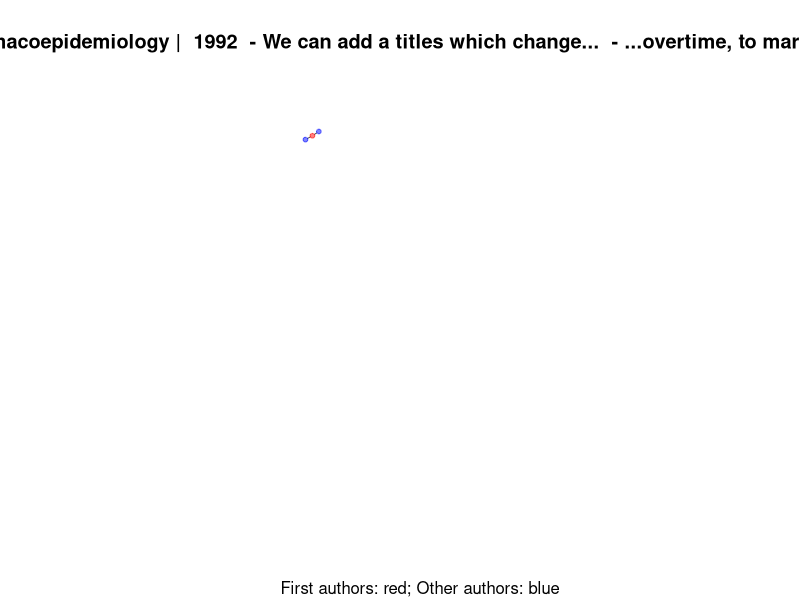
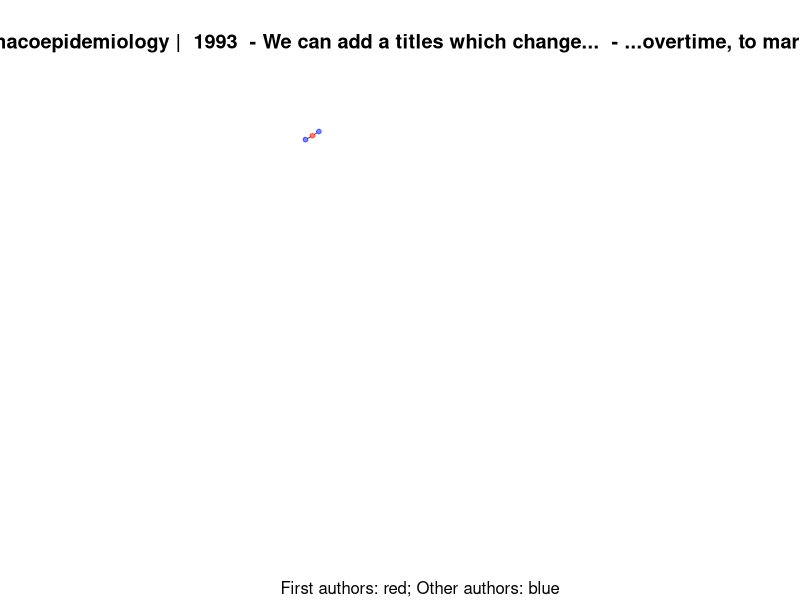
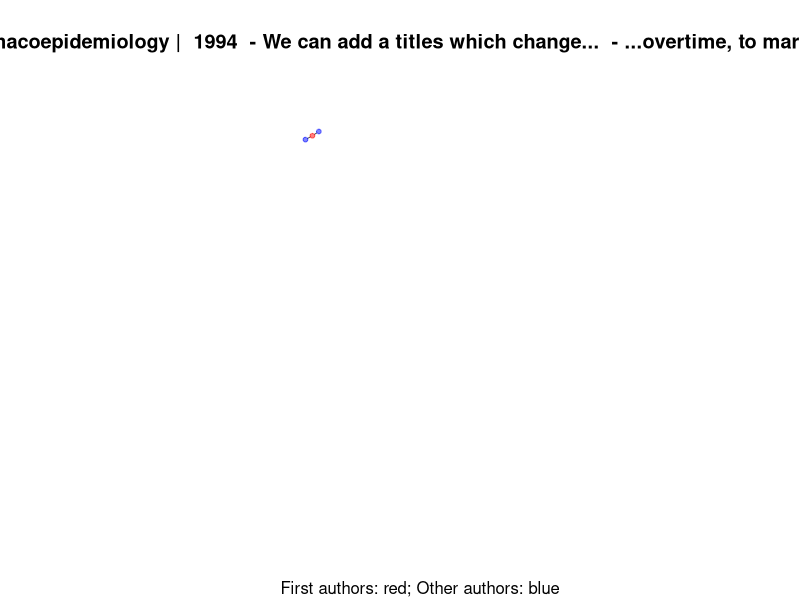
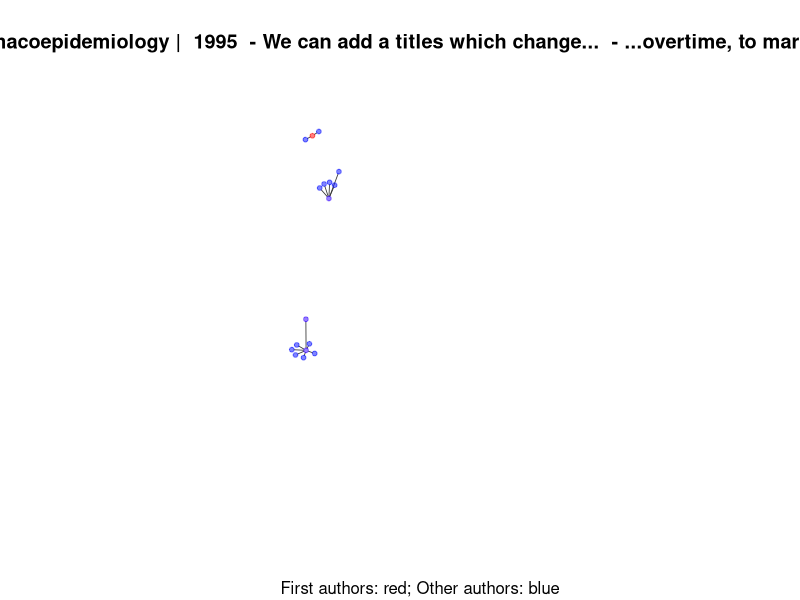
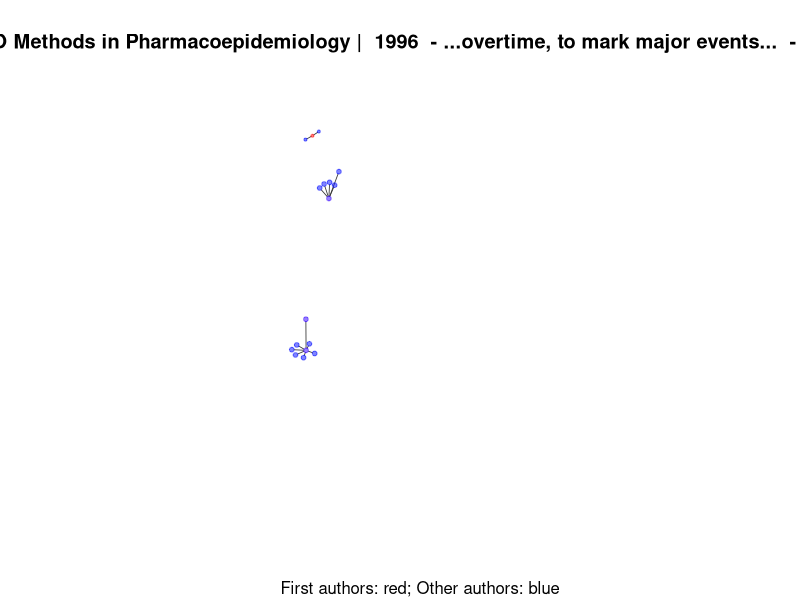
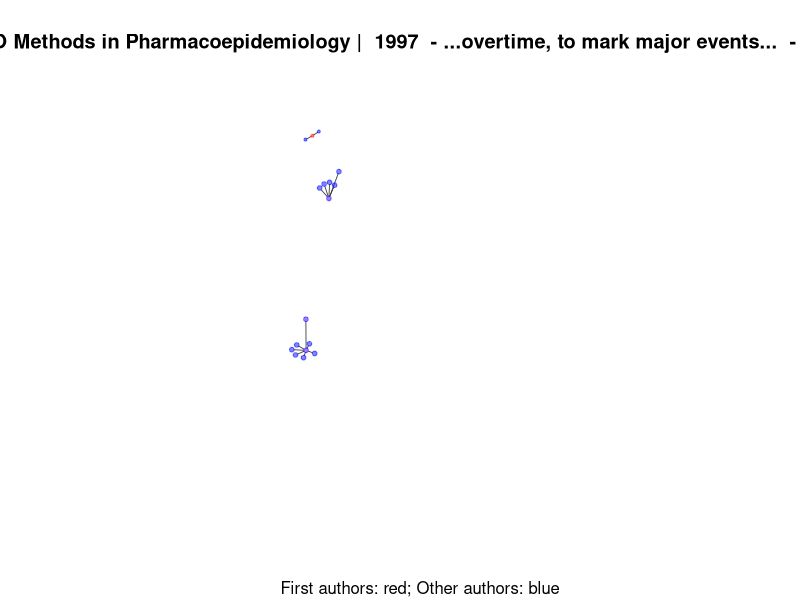
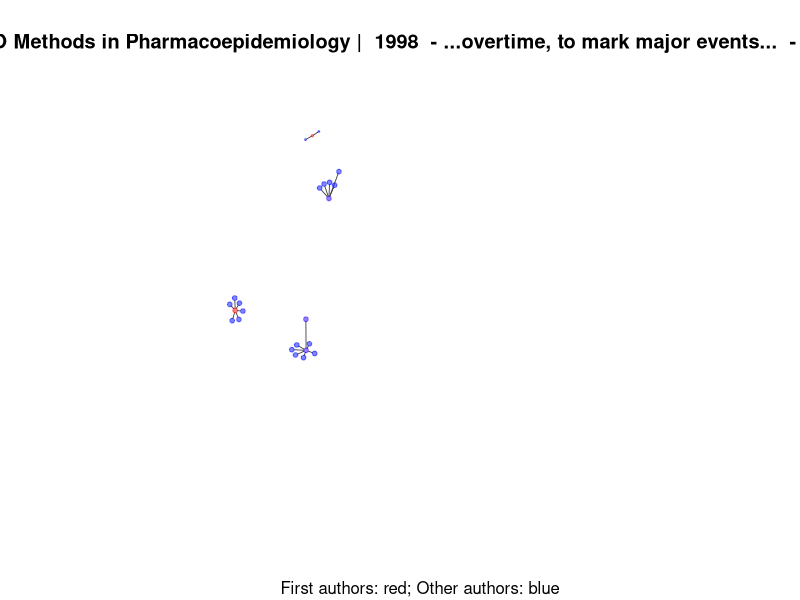
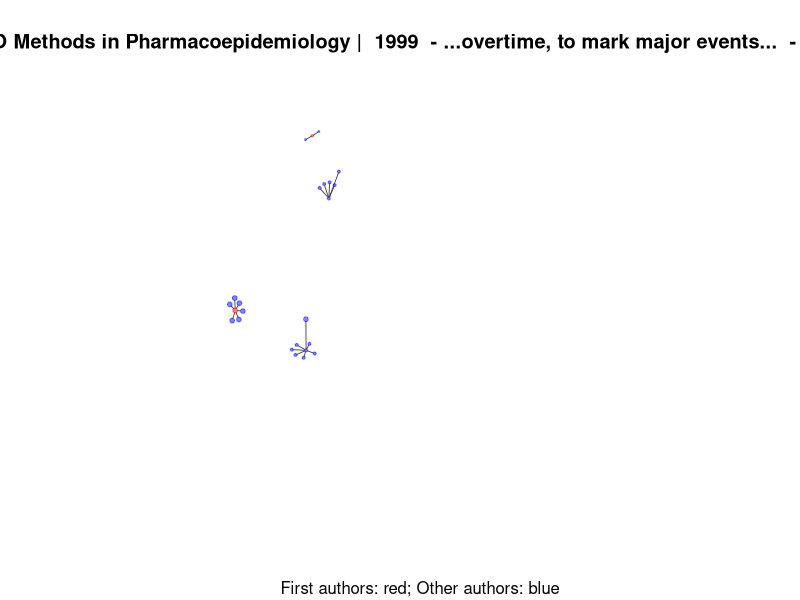

R code for these plots, in order:
# Generating network in igraph

######################################### SET-UP ##################################################################

library(sqldf)
library(igraph)
library(reshape2)
library(plyr)

######################################### melt_cast.R #############################################################

# Reads csv as data frame. Contains publications with authors, year, and method
RawPubs <- read.csv("AllPubRaw.csv", header=T, sep=",")

# Edgelist from first author to other authors with year and method data
# See 'eGO//melt_cast.R' for more documentation, or read up on the melt() function.
PubMeltRaw <- melt(RawPubs, id.vars = c("Author1", "Year", "Method"))

# Many papers do not have 36 authors. Remove rows with no author data
# Fill blank spaces with NA, then use na.omit
PubMeltRaw[PubMeltRaw == ""] <- NA
PubMelt <- na.omit(PubMeltRaw)

######################################### concatenate.R ###########################################################

# Divide data into two tables: first authors (a1) and 'other' authors (aO)----------------------------------------

nodes_a1_raw <- sqldf("SELECT Author1 AS author, 'a1' AS type, Method AS method, Year AS year FROM PubMelt")
nodes_aO_raw <- sqldf("SELECT value AS author, 'aO' AS type, Method AS method, Year AS year FROM PubMelt")

# Authors who published in both methods are now either CCO,SSCO or SSCO,CCO
nodes_a1_cm <- sqldf("SELECT author, type, GROUP_CONCAT(DISTINCT method) AS method, year AS Year
                     FROM nodes_a1_raw
                     GROUP BY author")

nodes_aO_cm <- sqldf("SELECT author, type, GROUP_CONCAT(DISTINCT method) AS method, year AS Year
                     FROM nodes_aO_raw
                     GROUP BY author")

# Create nodes list
nodesall <- sqldf("SELECT author, type, method, year FROM nodes_a1_cm 
                  UNION SELECT author, type, method, year FROM nodes_aO_cm")

# concatenate authors who've published as both a1 & aO 
nodes <- sqldf("SELECT author, GROUP_CONCAT(type,'') AS type, method, min(year) AS year
                FROM nodesall
               GROUP BY author")

# Remove nodes beyond their initial entry (ie. first publication)
nodes <- sqldf("SELECT author, type, method, min(year) AS year FROM nodes GROUP BY author")


# In the final table of nodes, all authors are listed with the year of their first publication in
# the field, along with method(s) and type(s) of author position


######################################## Name_to_ID.R #########################################################

# Replace old data frame with new data frame that adds a column of numbered IDs
nodes <- data.frame(i = 1:length(nodes$author), author = nodes$author, 
                    type = nodes$type, method = nodes$method, year = nodes$year)

# Reseparate nodes (with numbered ID data) into two dataframes for a1 IDs and aO IDs
a1_id <- subset(nodes, type != 'aO', select = c(i, author, type, year))
aO_id <- subset(nodes, type != 'a1', select = c(i, author, type, year))

# Rename columns (this will come in handy when we join the tables)
a1_id <- rename(a1_id, c("i"="a1_id"))
aO_id <- rename(aO_id, c("i"="aO_id"))

# Let's join the tables!
edges <- sqldf("SELECT PubMelt.Author1, a1_id.a1_id, PubMelt.value, PubMelt.year  
                 FROM PubMelt INNER JOIN a1_id
                 ON PubMelt.Author1 = a1_id.author")

edges <- sqldf("SELECT edges.Author1, edges.a1_id, edges.value, edges.year, aO_id.aO_id  
                 FROM edges INNER JOIN aO_id
                 ON edges.value = aO_id.author")

# final edges dataframe with only IDs and year
edges <- data.frame(a1 = edges$a1_id, aO = edges$aO_id, year = edges$Year)

# add edges ID to table
edges$id <- 1:length(edges$a1)

############################################ NEW SCRIPT ##############################################################

# generate an igraph object, using our edge list and vertice data
g <- graph.data.frame(edges, directed = T, vertices = nodes)

# Apply the Fruchterman-Reingold layout
layout_g <- layout.fruchterman.reingold(g)

######################################################################################################################
#                                   START RUNNING FUNCTION FROM HERE TO SAVE TIME                                    #
######################################################################################################################

create_graph_png <- function(max_date,i) {
  
  # Structure of function: subgraph.edges(graph, eids, delete.vertices = TRUE)
  # Translation: make a subgraph of 'g'. Edgelist to use is entries in 'edges' which happened
  # before the input date. (<= less than/equal to; which() returns T/F based on a logical condition)
  # A subgraph gives part of a graph, but will only contain the specified vertices & edges.
  
  # 'i' in the subscript? doesn't feel right but ok, will keep it for now.
  gx <- subgraph.edges(g,edges[which(edges$year <= max_date), 'id'], 
                       delete.vertices=F)

  # Specify both the vertex fill and vertex frame colour. "Black" is a preset colour in igraph
  # V(gx) selects all nodes in the subgraph
  # lol why is this even necessary (this is taken from the carpool code)
  V(gx)$color <- "black"
  V(gx)$frame.color <- "black"
  
  # HSV is one of the ways to specify colour in programming. Often used for ease of controlling colour intensity
  # Alpha value denotes transparency (This is consistent across many programming contexts)
  # designates all a1 colours
  col_a1 <- hsv(0,1,1,alpha=.5)
  
  # Select entries in 'nodes' which returns TRUE if their type is a1
  # i.e. select 1st authors, and set their fill/frame colours to the colour defined in above col_a1
  V(gx)[which(nodes$type == "a1")]$color <- col_a1
  V(gx)[which(nodes$type == "a1")]$frame.color <- col_a1

  # specifies size
  V(gx)[which(nodes$type == "a1")]$size <- 1
 
  # Repeat for aO
  col_aO <- hsv(0.66,1,1,alpha=.5)
  V(gx)[which(nodes$type == "aO")]$color <- col_aO
  V(gx)[which(nodes$type == "aO")]$frame.color <- col_aO
  V(gx)[which(nodes$type == "aO")]$size <- 1

  # Repeat for those published as both author positions. | means OR
  col_hybrid <- hsv(.7,1,1,alpha=.5)
  V(gx)[which(nodes$type == "a1aO" | nodes$type == "aOa1")]$color <- col_hybrid
  V(gx)[which(nodes$type == "a1aO" | nodes$type == "aOa1")]$frame.color <- col_hybrid
  V(gx)[which(nodes$type == "a1aO" | nodes$type == "aOa1")]$size <- 1

  # the size of a node grows with the number of attached edges
  V(gx)$size <- degree(gx)^(1/3)
  
  # new nodes emphasized by bright color and a changing size
  newones <- hsv(.36,1,1,alpha=.5)
  
  # if node is 3 years or less, colour glows green.
  # logic statement: year of network (max_date) - year of the node is less/equal to 3 
  #V(gx)[which((max_date - nodes$year) <= 3)]$color <- newones
  #V(gx)[which((max_date - nodes$year) <= 3)]$frame.color <- newones
  
  # Similar logic. Make size 2.5 when node appears, after a while make it a bit smaller
  V(gx)[which( ((max_date - nodes$year)>3) & ((max_date - nodes$year)<=5) )]$size <- 1.6
  V(gx)[which((max_date - nodes$year) <= 3)]$size <- 2.5
  
  # [BUG BUG BUG BUG] get's rid of the not yet to be displayed nodes
  # [AL] this line is a little odd. technically, these nodes shouldn't have been drawn in anyway
  # alpha = 0 means completely transparent
  notyet <- hsv(1,1,1,alpha=0)
  
  # [BUG BUG BUG BUG] get's rid of the not yet to be displayed nodes
  # ok but technically NOTHING should have a degree less than 1...if it does, clearly gx wasnt
  # drawn correctly???? wtf
  # but if these lines are commented out, everything works fine. w t f
  V(gx)[which(degree(gx) < 1)]$frame.color=notyet 
  V(gx)[which(degree(gx) < 1)]$color=notyet 
  V(gx)[which(degree(gx) < 1)]$size=0
  
  bgcolor <- hsv(0.66,0.05,1)
  
  # the textual annotations
  plot_title <- paste("Co-authorship Network of CCO and SSCO Methods in Pharmacoepidemiology | ",max_date)
  if(max_date <= 1995) {
    plot_title <- paste(plot_title," - We can add a titles which change...")
  }
  
  if(max_date <= 2000) {
    plot_title <- paste(plot_title," - ...overtime, to mark major events...")
  }
  
  if(max_date <= 2005) {
    plot_title <- paste(plot_title," - ...or characterize certain time periods.")
  }
  
  if(max_date <= 2010) {
    plot_title <- paste(plot_title," - cats")
  }
  
    # advertisement
  sub_title <- "First authors: red; Other authors: blue"
  
  par(bg=bgcolor)
  # let's create a PNG and plot the graph onto it
  # 'sprintf()' runs the commands inside of it, but returns it in a string format
  # (%03d, i): if i=1, you will see 001. if i=2, you will see 002. etc.
  
  ############### NTS: REMEMBER TO CHANGE THIS LOCATION EACH TIME U PRINT ##################
  png(sprintf("C:\\Users\\Amy\\Documents\\R_Git\\R_outputs\\testF\\testF%03d.png", i),
  width=5000, height=5000, bg=bgcolor, res=372)
  ###########################################################################################
  
    plot(gx, margin=0, frame=F, main=plot_title, sub=sub_title, 
       vertex.label=NA, edge.color=rgb(.2,.2,.2), edge.arrow.mode=0, 
       layout=layout_g, edge.width=.8)
  text(10,10, label=max_date)
  dev.off() # shuts off current graphic printing device
}


# Let's print! Could take a while... =============================================================================

# let's get it started!
# First pub was in 1992, therefore start_date is 1991 because of the start_date+i argument
# 2013 - 1991 = 22
# Translation: loop the function we just wrote 22 times (start a 1995), to generate a new subgraph each year 
one_year_prev <- 1991
for (i in c(1:22)) {
  message(sprintf("printing year %d", one_year_prev + i))
  create_graph_png(one_year_prev + i, i)
}



######################## DEBUGGING TRIAL SCRAP #############################

# test colours here:
# plot(x=1:10, y=rep(5,10), pch=19, cex=3, col=hsv(.7,1,1,alpha=.5))

# notyet bug
# V(g)[which(degree(g) > 10)] # degrees work fine
# V(g)[which(degree(g) < 1)] # none


# gx <- subgraph.edges(g, edges[which(edges$year <= 2000)], delete.vertices=F)
